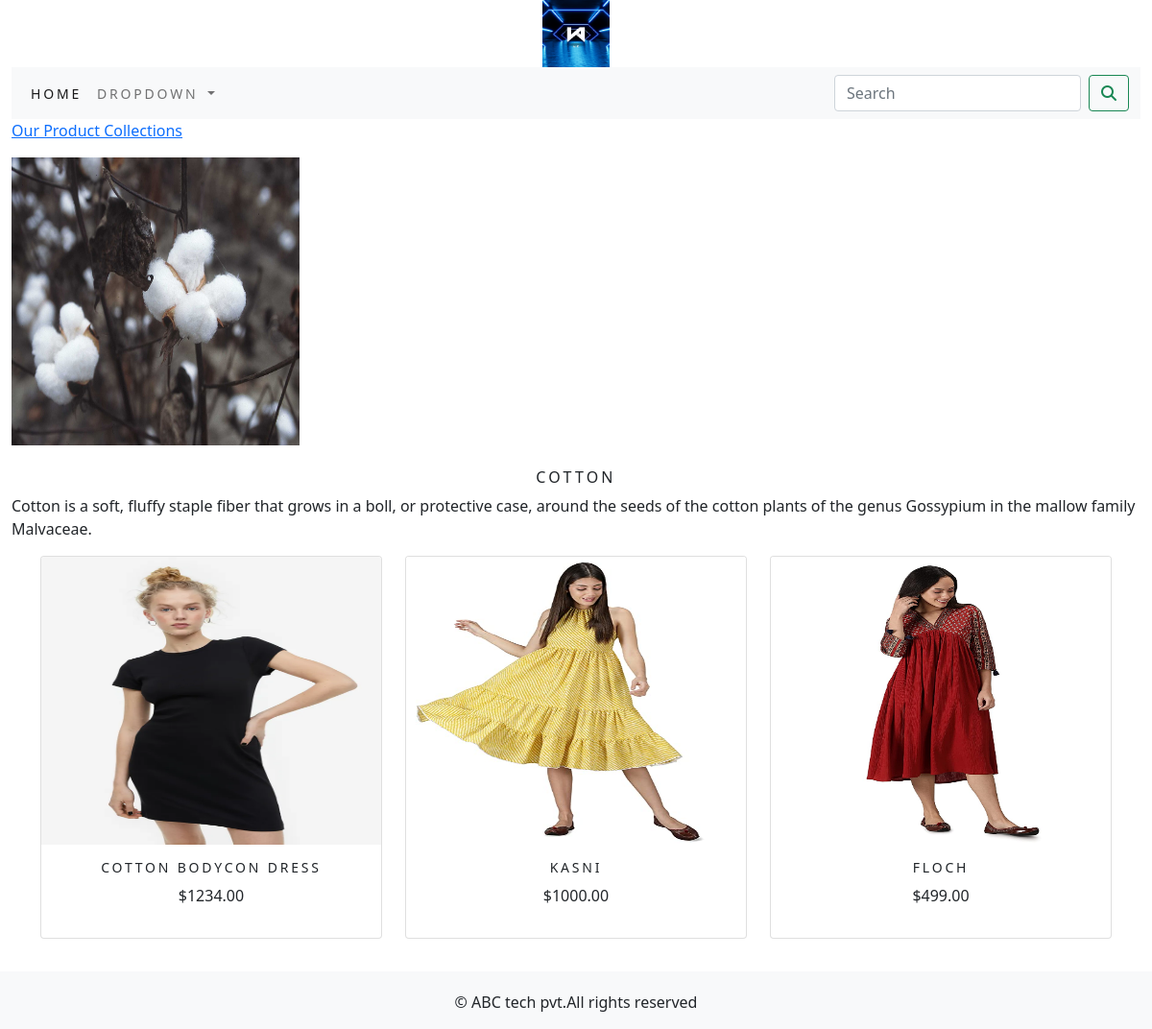
The app's page /shop/cotton-dress/ with its own data.
### shop/models.py (models this page shows, shortened)
class Category(models.Model):
    name=models.CharField(max_length=250,unique=True)
    slug=models.SlugField(max_length=250,unique=True)
    description=models.TextField(blank=True)
    image=models.ImageField(upload_to='category',blank=True)
    def get_url(self):
        return reverse('shop:products_by_category',args=[self.slug])
    class Meta:
        ordering=('name',)
        verbose_name='category'
        verbose_name_plural='categories'

class Product(models.Model):
    name=models.CharField(max_length=250,unique=True)
    slug=models.SlugField(max_length=250,unique=True)
    description=models.TextField(blank=True)
    price=models.DecimalField(max_digits=10,decimal_places=2)
    category=models.ForeignKey(Category,on_delete=models.CASCADE)
    image=models.ImageField(upload_to='product',blank=True)
    stock=models.IntegerField()
    available=models.BooleanField(default=True)
    created=models.DateTimeField(auto_now_add=True)
    updated=models.DateTimeField(auto_now=True)
    class Meta:
        ordering=('name',)
        verbose_name='product'
        verbose_name_plural='products'
    def get_url(self):
        return reverse('shop:prodCatdetail',args=[self.category.slug,self.slug])

### shop/views.py (the view)
# urls.py: path('',views.allProdCat,name='allProdCat'),
def allProdCat(request,c_slug=None):
    c_page=None
    products_list=None
    if c_slug!=None:
        c_page=get_object_or_404(Category,slug=c_slug)
        products_list=Product.objects.all().filter(category=c_page,available=True)
    else:
        products_list=Product.objects.all().filter(available=True)
    paginator=Paginator(products_list,6)
    try:
        page=int(request.GET.get('page','1'))
    except:
        page=1
    try:
        products=paginator.page(page)
    except (EmptyPage,InvalidPage):
        products=paginator.page(paginator.num_pages)
    return render(request,"category.html",{'category':c_page,'products':products})

### cart/context_processors.py (called while the page is built)
def counter(request):
    item_count=0
    if 'admin' in request.path:
        return {}
    else:
        try:
            cart=Cart.objects.filter(cart_id=_cart_id(request))
            cart_items=CartItem.objects.all().filter(cart=cart[:1])
            for cart_item in cart_items:
                item_count += cart_item.quantity
        except Cart.DoesNotExist:
            item_count =0
    return dict(item_count=item_count)

### cart/views.py (called while the page is built)
def _cart_id(request):
    cart=request.session.session_key
    if not cart:
        cart=request.session.create()
    return cart

### shop/context_processors.py (called while the page is built)
def menu_links(request):
    links=Category.objects.all()
    return dict(links=links)

### templates/category.html (shortened to what this page needs)
{% extends 'base.html' %}
{% load static %}
{% block content %}
      {% if category %}
            <div>
                  <div class="row my_row_class">
                        <div class="mx-auto">
                        <p><a href="{% url 'shop:allProdCat' %}">Our Product Collections</a></p>
                        </div>
                  </div>
            </div>
      {% endif %}
<div class="mx_auto">
      {% if category %}
            <img class="my_image" src="{{category.image.url}}" height="300" width="300" alt="{{category.name}}">
</div>
      <br>
<div>
      <h1 class="text-center my_title">{{category.name}}</h1>
      <p class="text-justify">{{category.description}}</p>
</div>
      {% endif %}
<div class="container">
      <div class="row mx_auto">
            {% for product in products.object_list %}
            <div class="my_bottom_margin col-9 col-sm-12 col-md-4 col-md-12 col-lg-4">
                  <div class="card text-center" style="min-width:18rem;">
                        <a href="{{product.get_url}}"><img class="card-img-top my_image" src="{{product.image.url}}" height="300" width="300" alt="{{product.name}}"></a>
                        <div class="card-body">
                              <h4>{{product.name}}</h4>
                              <p>${{product.price}}</p>
                        </div>
                  </div>
            </div>
            {% endfor %}
      </div>
      <br>
</div>
{% endblock %}

### static/css/custom.css (style rules this page uses)
.my_image { width:100% height:auto; }
.my_title { font-size:16px; text-transform:uppercase; letter-spacing:.2em; }
.my_bottom_margin { margin-bottom:10px; }
.card-body h4 { font-size:14px; text-transform:uppercase; letter-spacing:.2em; }

### records on screen
Category: image (picture), name "COTTON", description "Cotton is a soft, fluffy staple fiber that grows in a boll, or protective case, around the seeds of the cotton plants of the genus Gossypium in the mallow family Malvaceae."
Product: image (picture), name "COTTON BODYCON DRESS", price "1234.00"
Product: image (picture), name "KASNI", price "1000.00"
Product: image (picture), name "FLOCH", price "499.00"
